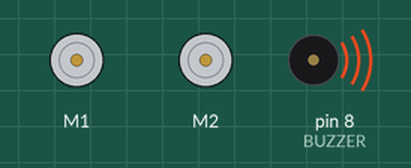
This sketch was run on a simulated Arduino Nano, built with avr-gcc and run on an emulated ATmega328P. On the bench: 2 × DC motor (green arrow = forward, orange = backward, longer = faster), buzzer (waves = sounding). At 22.8 s the program stops and its outputs stay as they are.

Above: at 0.25 s.
At 20.8 s:
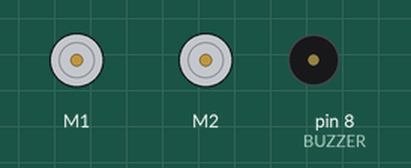
Timing chart, 0 to 22.3 s (numbered marks = the images above):
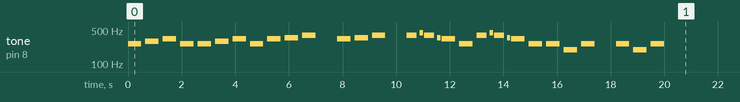

The sketch:

Song.ino
```cpp
#include "MeOrion.h"
#include "notes.h"

// Pins
#define BUZZER 8
#define LIGHT A6
#define SOUND A3
#define ULTRASONIC 10
#define IR_DOWN_L 11
#define IR_DOWN_R 12
#define IR_SIDE_L A1
#define IR_SIDE_R A0

// Motor setups
MeDCMotor motorL(M1);
MeDCMotor motorR(M2);
// Raw driving functions
void wait() {
  motorL.stop();
  motorR.stop();
}
void go() {
  motorL.run(-100);
  motorR.run(100);
  delay(1000);
}
void left() {
  motorL.run(130);
  motorR.run(130);
  delay(575);
}
void right() {
  motorL.run(-130);
  motorR.run(-130);
  delay(575);
}

// notes in the melody
int notes[] = {
  NOTE_C4, NOTE_D4, NOTE_E4, NOTE_C4,
  NOTE_C4, NOTE_D4, NOTE_E4, NOTE_C4,
  NOTE_E4, NOTE_F4, NOTE_G4, 0,
  NOTE_E4, NOTE_F4, NOTE_G4, 0,
  NOTE_G4, NOTE_A4, NOTE_G4, NOTE_F4, NOTE_E4, NOTE_C4,
  NOTE_G4, NOTE_A4, NOTE_G4, NOTE_F4, NOTE_E4, NOTE_C4,
  NOTE_C4, NOTE_G3, NOTE_C4, 0,
  NOTE_C4, NOTE_G3, NOTE_C4, 0
};
// note durations: 4 = quarter note, 8 = eighth note, etc.
float noteDurations[] = {
  4, 4, 4, 4,
  4, 4, 4, 4,
  4, 4, 4, 4,
  4, 4, 4, 4,
  16/3.0, 16, 16/3.0, 16, 4, 4,
  16/3.0, 16, 16/3.0, 16, 4, 4,
  4, 4, 4, 4,
  4, 4, 4, 4
};
int win() {
  for (int thisNote = 0; thisNote < (sizeof(notes) / sizeof(int)); thisNote++) {
    float noteDuration = 2000 / noteDurations[thisNote];
    float pauseBetweenNotes = noteDuration * 1.30;
    tone(BUZZER, notes[thisNote], noteDuration);
    delay(pauseBetweenNotes);
  }
  wait();
  while(1) {
    delay(1000);
  }
}

void setup()
{
  Serial.begin (9600);
}

void loop()
{
  win();
}
```

notes.h
```cpp
/* Library of the notes used in Arduino IDE */

#define NOTE_B0  31
#define NOTE_C1  33
#define NOTE_CS1 35
#define NOTE_D1  37
#define NOTE_DS1 39
#define NOTE_E1  41
#define NOTE_F1  44
#define NOTE_FS1 46
#define NOTE_G1  49
#define NOTE_GS1 52
#define NOTE_A1  55
#define NOTE_AS1 58
#define NOTE_B1  62
#define NOTE_C2  65
#define NOTE_CS2 69
#define NOTE_D2  73
#define NOTE_DS2 78
#define NOTE_E2  82
#define NOTE_F2  87
#define NOTE_FS2 93
#define NOTE_G2  98
#define NOTE_GS2 104
#define NOTE_A2  110
#define NOTE_AS2 117
#define NOTE_B2  123
#define NOTE_C3  131
#define NOTE_CS3 139
#define NOTE_D3  147
#define NOTE_DS3 156
#define NOTE_E3  165
#define NOTE_F3  175
#define NOTE_FS3 185
#define NOTE_G3  196
#define NOTE_GS3 208
#define NOTE_A3  220
#define NOTE_AS3 233
#define NOTE_B3  247
#define NOTE_C4  262
#define NOTE_CS4 277
#define NOTE_D4  294
#define NOTE_DS4 311
#define NOTE_E4  330
#define NOTE_F4  349
#define NOTE_FS4 370
#define NOTE_G4  392
#define NOTE_GS4 415
#define NOTE_A4  440
#define NOTE_AS4 466
#define NOTE_B4  494
#define NOTE_C5  523
#define NOTE_CS5 554
#define NOTE_D5  587
#define NOTE_DS5 622
#define NOTE_E5  659
#define NOTE_F5  698
#define NOTE_FS5 740
#define NOTE_G5  784
#define NOTE_GS5 831
#define NOTE_A5  880
#define NOTE_AS5 932
#define NOTE_B5  988
#define NOTE_C6  1047
#define NOTE_CS6 1109
#define NOTE_D6  1175
#define NOTE_DS6 1245
#define NOTE_E6  1319
#define NOTE_F6  1397
#define NOTE_FS6 1480
#define NOTE_G6  1568
#define NOTE_GS6 1661
#define NOTE_A6  1760
#define NOTE_AS6 1865
#define NOTE_B6  1976
#define NOTE_C7  2093
#define NOTE_CS7 2217
#define NOTE_D7  2349
#define NOTE_DS7 2489
#define NOTE_E7  2637
#define NOTE_F7  2794
#define NOTE_FS7 2960
#define NOTE_G7  3136
#define NOTE_GS7 3322
#define NOTE_A7  3520
#define NOTE_AS7 3729
#define NOTE_B7  3951
#define NOTE_C8  4186
#define NOTE_CS8 4435
#define NOTE_D8  4699
#define NOTE_DS8 4978
```

Measured:
- by itself, tone on pin 8 (BUZZER): plays 262 Hz for 0.50 s, 294 Hz for 0.50 s, 330 Hz for 0.50 s, 262 Hz for 0.50 s, 262 Hz for 0.50 s, 294 Hz for 0.50 s … (32 notes in this stretch)
